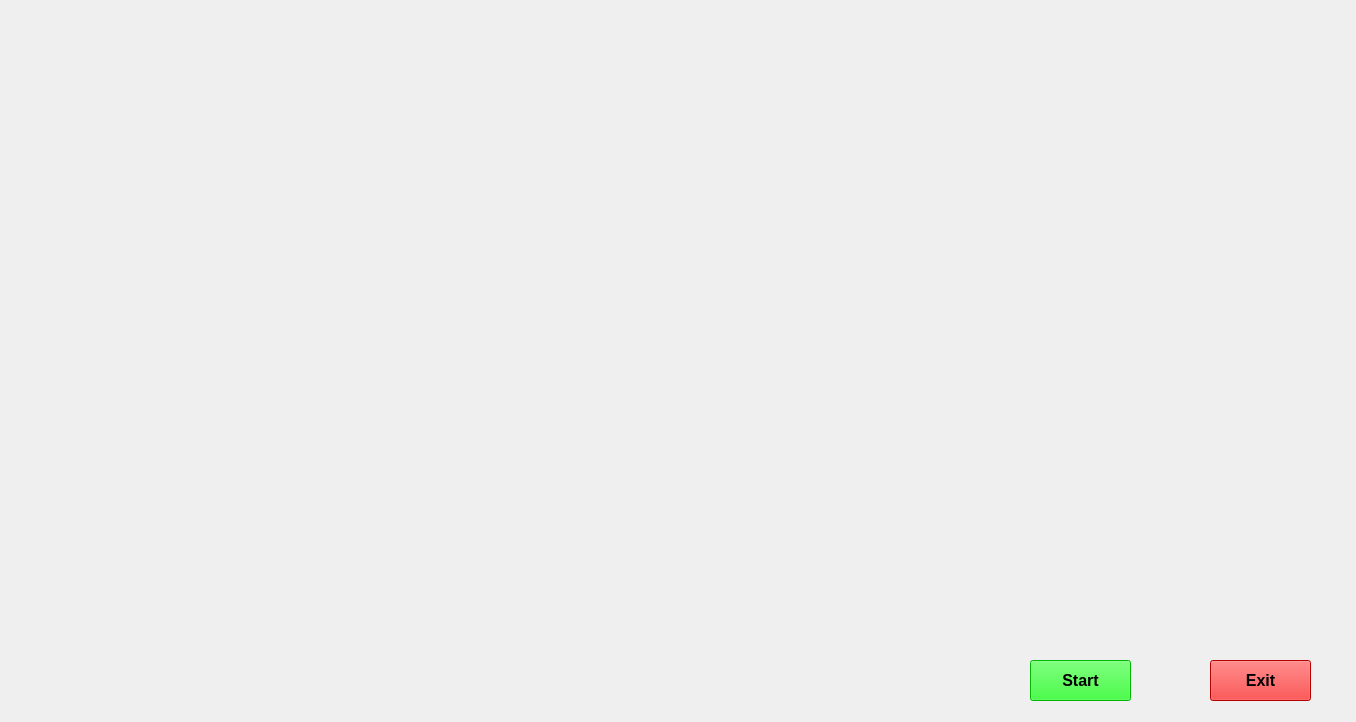
<?xml version="1.0" encoding="UTF-8"?>
<ui version="4.0">
 <class>jarvisUi</class>
 <widget class="QMainWindow" name="jarvisUi">
  <property name="geometry">
   <rect>
    <x>0</x>
    <y>0</y>
    <width>1356</width>
    <height>722</height>
   </rect>
  </property>
  <property name="windowTitle">
   <string>MainWindow</string>
  </property>
  <widget class="QWidget" name="centralwidget">
   <widget class="QLabel" name="label">
    <property name="geometry">
     <rect>
      <x>0</x>
      <y>0</y>
      <width>1351</width>
      <height>721</height>
     </rect>
    </property>
    <property name="styleSheet">
     <string notr="true">background:transparent;
boredr-radius:none;</string>
    </property>
    <property name="text">
     <string/>
    </property>
    <property name="pixmap">
     <pixmap>C:/Users/Hemanth/Desktop/JarvisGUI/jarvis Gif/Jarvis.gif</pixmap>
    </property>
   </widget>
   <widget class="QLabel" name="label_2">
    <property name="geometry">
     <rect>
      <x>940</x>
      <y>100</y>
      <width>411</width>
      <height>301</height>
     </rect>
    </property>
    <property name="text">
     <string/>
    </property>
    <property name="pixmap">
     <pixmap>C:/Users/Hemanth/Desktop/JarvisGUI/jarvis Gif/jar3.gif</pixmap>
    </property>
   </widget>
   <widget class="QLabel" name="label_3">
    <property name="geometry">
     <rect>
      <x>10</x>
      <y>20</y>
      <width>431</width>
      <height>101</height>
     </rect>
    </property>
    <property name="text">
     <string/>
    </property>
    <property name="pixmap">
     <pixmap>C:/Users/Hemanth/Desktop/JarvisGUI/jarvis Gif/Loading.gif</pixmap>
    </property>
   </widget>
   <widget class="QPushButton" name="pushButton">
    <property name="geometry">
     <rect>
      <x>1030</x>
      <y>660</y>
      <width>101</width>
      <height>41</height>
     </rect>
    </property>
    <property name="font">
     <font>
      <pointsize>12</pointsize>
      <weight>75</weight>
      <bold>true</bold>
     </font>
    </property>
    <property name="styleSheet">
     <string notr="true">background-color: rgb(0, 255, 0);</string>
    </property>
    <property name="text">
     <string>Start</string>
    </property>
   </widget>
   <widget class="QPushButton" name="pushButton_2">
    <property name="geometry">
     <rect>
      <x>1210</x>
      <y>660</y>
      <width>101</width>
      <height>41</height>
     </rect>
    </property>
    <property name="font">
     <font>
      <pointsize>12</pointsize>
      <weight>75</weight>
      <bold>true</bold>
     </font>
    </property>
    <property name="styleSheet">
     <string notr="true">background-color: rgb(255, 0, 0);</string>
    </property>
    <property name="text">
     <string>Exit</string>
    </property>
   </widget>
   <widget class="QTextBrowser" name="textBrowser">
    <property name="geometry">
     <rect>
      <x>1150</x>
      <y>30</y>
      <width>191</width>
      <height>41</height>
     </rect>
    </property>
    <property name="styleSheet">
     <string notr="true">background:transparent;
border-radius:none;</string>
    </property>
   </widget>
   <widget class="QTextBrowser" name="textBrowser_2">
    <property name="geometry">
     <rect>
      <x>960</x>
      <y>30</y>
      <width>191</width>
      <height>41</height>
     </rect>
    </property>
    <property name="styleSheet">
     <string notr="true">background:transparent;
border-radius:none;</string>
    </property>
   </widget>
   <widget class="QLabel" name="label_4">
    <property name="geometry">
     <rect>
      <x>970</x>
      <y>420</y>
      <width>351</width>
      <height>191</height>
     </rect>
    </property>
    <property name="text">
     <string/>
    </property>
    <property name="pixmap">
     <pixmap>C:/Users/Hemanth/Desktop/JarvisGUI/jarvis Gif/Jar2-1.gif</pixmap>
    </property>
   </widget>
  </widget>
 </widget>
 <resources/>
 <connections/>
</ui>
